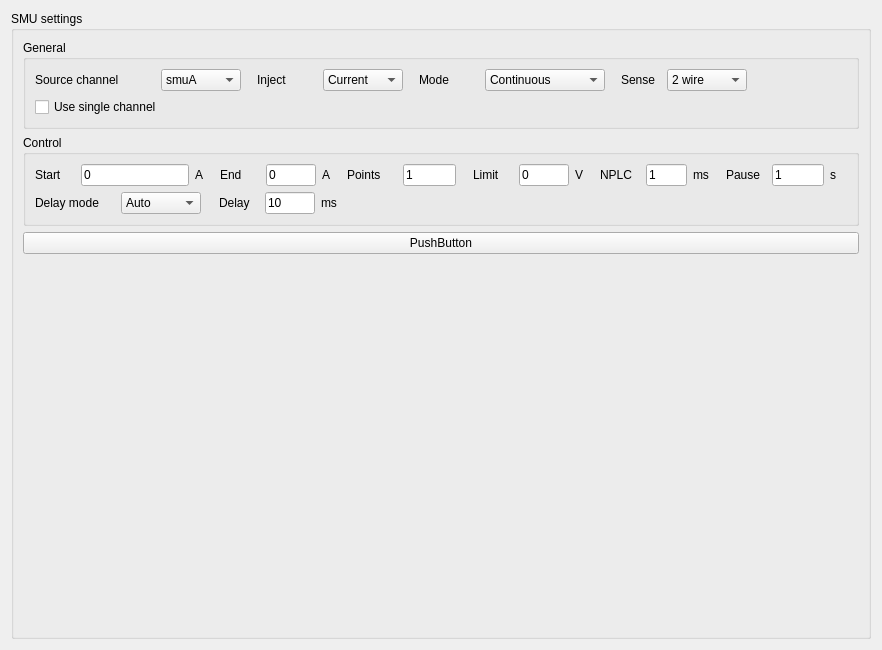
<?xml version="1.0" encoding="UTF-8"?>
<ui version="4.0">
 <class>Form</class>
 <widget class="QWidget" name="Form">
  <property name="geometry">
   <rect>
    <x>0</x>
    <y>0</y>
    <width>882</width>
    <height>650</height>
   </rect>
  </property>
  <property name="sizePolicy">
   <sizepolicy hsizetype="Expanding" vsizetype="Expanding">
    <horstretch>0</horstretch>
    <verstretch>0</verstretch>
   </sizepolicy>
  </property>
  <property name="windowTitle">
   <string>SpecSMU_settings</string>
  </property>
  <layout class="QGridLayout" name="gridLayout">
   <item row="0" column="0">
    <widget class="QGroupBox" name="groupBox_general">
     <property name="title">
      <string>SMU settings</string>
     </property>
     <layout class="QVBoxLayout" name="verticalLayout">
      <item>
       <widget class="QGroupBox" name="groupBox_general_2">
        <property name="minimumSize">
         <size>
          <width>0</width>
          <height>0</height>
         </size>
        </property>
        <property name="maximumSize">
         <size>
          <width>16777215</width>
          <height>16777215</height>
         </size>
        </property>
        <property name="title">
         <string>General</string>
        </property>
        <layout class="QVBoxLayout" name="verticalLayout_2">
         <item>
          <layout class="QHBoxLayout" name="HBoxLayout_general" stretch="10,1,10,1,10,1,10,10">
           <item>
            <layout class="QHBoxLayout" name="HBoxLayout_channel">
             <item>
              <widget class="QLabel" name="label_Channel">
               <property name="sizePolicy">
                <sizepolicy hsizetype="Fixed" vsizetype="Fixed">
                 <horstretch>0</horstretch>
                 <verstretch>0</verstretch>
                </sizepolicy>
               </property>
               <property name="minimumSize">
                <size>
                 <width>120</width>
                 <height>0</height>
                </size>
               </property>
               <property name="text">
                <string>Source channel</string>
               </property>
              </widget>
             </item>
             <item>
              <widget class="QComboBox" name="comboBox_channel">
               <property name="sizePolicy">
                <sizepolicy hsizetype="Fixed" vsizetype="Fixed">
                 <horstretch>0</horstretch>
                 <verstretch>0</verstretch>
                </sizepolicy>
               </property>
               <property name="minimumSize">
                <size>
                 <width>80</width>
                 <height>0</height>
                </size>
               </property>
               <property name="currentIndex">
                <number>0</number>
               </property>
               <item>
                <property name="text">
                 <string>smuA</string>
                </property>
               </item>
               <item>
                <property name="text">
                 <string>smuB</string>
                </property>
               </item>
              </widget>
             </item>
            </layout>
           </item>
           <item>
            <spacer name="horizontalSpacer_8">
             <property name="orientation">
              <enum>Qt::Orientation::Horizontal</enum>
             </property>
             <property name="sizeHint" stdset="0">
              <size>
               <width>40</width>
               <height>20</height>
              </size>
             </property>
            </spacer>
           </item>
           <item>
            <layout class="QHBoxLayout" name="HBoxLayout_inject" stretch="0,0">
             <item>
              <widget class="QLabel" name="label_inject">
               <property name="sizePolicy">
                <sizepolicy hsizetype="Fixed" vsizetype="Fixed">
                 <horstretch>0</horstretch>
                 <verstretch>0</verstretch>
                </sizepolicy>
               </property>
               <property name="minimumSize">
                <size>
                 <width>60</width>
                 <height>0</height>
                </size>
               </property>
               <property name="text">
                <string>Inject</string>
               </property>
              </widget>
             </item>
             <item>
              <widget class="QComboBox" name="comboBox_inject">
               <property name="sizePolicy">
                <sizepolicy hsizetype="Fixed" vsizetype="Fixed">
                 <horstretch>0</horstretch>
                 <verstretch>0</verstretch>
                </sizepolicy>
               </property>
               <property name="minimumSize">
                <size>
                 <width>80</width>
                 <height>0</height>
                </size>
               </property>
               <property name="currentIndex">
                <number>0</number>
               </property>
               <item>
                <property name="text">
                 <string>Current</string>
                </property>
               </item>
               <item>
                <property name="text">
                 <string>Voltage</string>
                </property>
               </item>
              </widget>
             </item>
            </layout>
           </item>
           <item>
            <spacer name="horizontalSpacer_9">
             <property name="orientation">
              <enum>Qt::Orientation::Horizontal</enum>
             </property>
             <property name="sizeHint" stdset="0">
              <size>
               <width>40</width>
               <height>20</height>
              </size>
             </property>
            </spacer>
           </item>
           <item>
            <layout class="QHBoxLayout" name="HBoxLayout_mode">
             <item>
              <widget class="QLabel" name="label_mode">
               <property name="sizePolicy">
                <sizepolicy hsizetype="Fixed" vsizetype="Fixed">
                 <horstretch>0</horstretch>
                 <verstretch>0</verstretch>
                </sizepolicy>
               </property>
               <property name="minimumSize">
                <size>
                 <width>60</width>
                 <height>0</height>
                </size>
               </property>
               <property name="text">
                <string>Mode</string>
               </property>
              </widget>
             </item>
             <item>
              <widget class="QComboBox" name="comboBox_mode">
               <property name="sizePolicy">
                <sizepolicy hsizetype="Fixed" vsizetype="Fixed">
                 <horstretch>0</horstretch>
                 <verstretch>0</verstretch>
                </sizepolicy>
               </property>
               <property name="minimumSize">
                <size>
                 <width>120</width>
                 <height>0</height>
                </size>
               </property>
               <property name="currentIndex">
                <number>0</number>
               </property>
               <item>
                <property name="text">
                 <string>Continuous</string>
                </property>
               </item>
               <item>
                <property name="text">
                 <string>Pulsed</string>
                </property>
               </item>
               <item>
                <property name="text">
                 <string>Mixed</string>
                </property>
               </item>
              </widget>
             </item>
            </layout>
           </item>
           <item>
            <spacer name="horizontalSpacer_69">
             <property name="orientation">
              <enum>Qt::Orientation::Horizontal</enum>
             </property>
             <property name="sizeHint" stdset="0">
              <size>
               <width>40</width>
               <height>20</height>
              </size>
             </property>
            </spacer>
           </item>
           <item>
            <layout class="QHBoxLayout" name="HBoxLayout_sourceSenseMode" stretch="0,0">
             <item>
              <widget class="QLabel" name="label_sourceSenseMode">
               <property name="sizePolicy">
                <sizepolicy hsizetype="Fixed" vsizetype="Fixed">
                 <horstretch>0</horstretch>
                 <verstretch>0</verstretch>
                </sizepolicy>
               </property>
               <property name="minimumSize">
                <size>
                 <width>40</width>
                 <height>0</height>
                </size>
               </property>
               <property name="text">
                <string>Sense</string>
               </property>
              </widget>
             </item>
             <item>
              <widget class="QComboBox" name="comboBox_sourceSenseMode">
               <property name="sizePolicy">
                <sizepolicy hsizetype="Fixed" vsizetype="Fixed">
                 <horstretch>0</horstretch>
                 <verstretch>0</verstretch>
                </sizepolicy>
               </property>
               <property name="minimumSize">
                <size>
                 <width>80</width>
                 <height>0</height>
                </size>
               </property>
               <property name="currentIndex">
                <number>0</number>
               </property>
               <item>
                <property name="text">
                 <string>2 wire</string>
                </property>
               </item>
               <item>
                <property name="text">
                 <string>4 wire</string>
                </property>
               </item>
               <item>
                <property name="text">
                 <string>2 &amp; 4 wire</string>
                </property>
               </item>
              </widget>
             </item>
            </layout>
           </item>
           <item>
            <spacer name="horizontalSpacer_11">
             <property name="orientation">
              <enum>Qt::Orientation::Horizontal</enum>
             </property>
             <property name="sizeHint" stdset="0">
              <size>
               <width>40</width>
               <height>20</height>
              </size>
             </property>
            </spacer>
           </item>
          </layout>
         </item>
         <item>
          <layout class="QHBoxLayout" name="HBoxLayout_singleChannel">
           <item>
            <widget class="QCheckBox" name="checkBox_singleChannel">
             <property name="text">
              <string>Use single channel</string>
             </property>
            </widget>
           </item>
          </layout>
         </item>
        </layout>
       </widget>
      </item>
      <item>
       <widget class="QGroupBox" name="groupBox_control">
        <property name="enabled">
         <bool>true</bool>
        </property>
        <property name="minimumSize">
         <size>
          <width>0</width>
          <height>0</height>
         </size>
        </property>
        <property name="title">
         <string>Control</string>
        </property>
        <layout class="QVBoxLayout" name="verticalLayout_9">
         <item>
          <layout class="QHBoxLayout" name="HBoxLayout_pulsedLine1" stretch="0,1,10,1,10,1,10,1,10,1,10,1">
           <item>
            <layout class="QHBoxLayout" name="HBoxLayout_pulsedStart" stretch="0,0,0">
             <item>
              <widget class="QLabel" name="label_Start">
               <property name="sizePolicy">
                <sizepolicy hsizetype="Fixed" vsizetype="Fixed">
                 <horstretch>0</horstretch>
                 <verstretch>0</verstretch>
                </sizepolicy>
               </property>
               <property name="minimumSize">
                <size>
                 <width>40</width>
                 <height>0</height>
                </size>
               </property>
               <property name="text">
                <string>Start</string>
               </property>
              </widget>
             </item>
             <item>
              <widget class="QLineEdit" name="lineEdit_Start">
               <property name="sizePolicy">
                <sizepolicy hsizetype="Fixed" vsizetype="Fixed">
                 <horstretch>0</horstretch>
                 <verstretch>0</verstretch>
                </sizepolicy>
               </property>
               <property name="minimumSize">
                <size>
                 <width>20</width>
                 <height>0</height>
                </size>
               </property>
               <property name="text">
                <string>0</string>
               </property>
              </widget>
             </item>
             <item>
              <widget class="QLabel" name="label_StartUnits">
               <property name="text">
                <string>A</string>
               </property>
              </widget>
             </item>
            </layout>
           </item>
           <item>
            <spacer name="horizontalSpacer_14">
             <property name="orientation">
              <enum>Qt::Orientation::Horizontal</enum>
             </property>
             <property name="sizeHint" stdset="0">
              <size>
               <width>40</width>
               <height>20</height>
              </size>
             </property>
            </spacer>
           </item>
           <item>
            <layout class="QHBoxLayout" name="HBoxLayout_pulsedEnd" stretch="0,0,0">
             <item>
              <widget class="QLabel" name="label_End">
               <property name="sizePolicy">
                <sizepolicy hsizetype="Fixed" vsizetype="Fixed">
                 <horstretch>0</horstretch>
                 <verstretch>0</verstretch>
                </sizepolicy>
               </property>
               <property name="minimumSize">
                <size>
                 <width>40</width>
                 <height>0</height>
                </size>
               </property>
               <property name="text">
                <string>End</string>
               </property>
              </widget>
             </item>
             <item>
              <widget class="QLineEdit" name="lineEdit_End">
               <property name="sizePolicy">
                <sizepolicy hsizetype="Fixed" vsizetype="Fixed">
                 <horstretch>0</horstretch>
                 <verstretch>0</verstretch>
                </sizepolicy>
               </property>
               <property name="minimumSize">
                <size>
                 <width>20</width>
                 <height>0</height>
                </size>
               </property>
               <property name="text">
                <string>0</string>
               </property>
              </widget>
             </item>
             <item>
              <widget class="QLabel" name="label_EndUnits">
               <property name="text">
                <string>A</string>
               </property>
              </widget>
             </item>
            </layout>
           </item>
           <item>
            <spacer name="horizontalSpacer_15">
             <property name="orientation">
              <enum>Qt::Orientation::Horizontal</enum>
             </property>
             <property name="sizeHint" stdset="0">
              <size>
               <width>40</width>
               <height>20</height>
              </size>
             </property>
            </spacer>
           </item>
           <item>
            <layout class="QHBoxLayout" name="HBoxLayout_pulsedPoints" stretch="0,0">
             <item>
              <widget class="QLabel" name="label_Points">
               <property name="sizePolicy">
                <sizepolicy hsizetype="Fixed" vsizetype="Fixed">
                 <horstretch>0</horstretch>
                 <verstretch>0</verstretch>
                </sizepolicy>
               </property>
               <property name="minimumSize">
                <size>
                 <width>50</width>
                 <height>0</height>
                </size>
               </property>
               <property name="text">
                <string>Points</string>
               </property>
              </widget>
             </item>
             <item>
              <widget class="QLineEdit" name="lineEdit_Points">
               <property name="sizePolicy">
                <sizepolicy hsizetype="Fixed" vsizetype="Fixed">
                 <horstretch>0</horstretch>
                 <verstretch>0</verstretch>
                </sizepolicy>
               </property>
               <property name="minimumSize">
                <size>
                 <width>20</width>
                 <height>0</height>
                </size>
               </property>
               <property name="text">
                <string>1</string>
               </property>
              </widget>
             </item>
            </layout>
           </item>
           <item>
            <spacer name="horizontalSpacer_16">
             <property name="orientation">
              <enum>Qt::Orientation::Horizontal</enum>
             </property>
             <property name="sizeHint" stdset="0">
              <size>
               <width>40</width>
               <height>20</height>
              </size>
             </property>
            </spacer>
           </item>
           <item>
            <layout class="QHBoxLayout" name="HBoxLayout_pulsedLimit" stretch="0,0,0">
             <item>
              <widget class="QLabel" name="label_Limit">
               <property name="sizePolicy">
                <sizepolicy hsizetype="Fixed" vsizetype="Fixed">
                 <horstretch>0</horstretch>
                 <verstretch>0</verstretch>
                </sizepolicy>
               </property>
               <property name="minimumSize">
                <size>
                 <width>40</width>
                 <height>0</height>
                </size>
               </property>
               <property name="text">
                <string>Limit</string>
               </property>
              </widget>
             </item>
             <item>
              <widget class="QLineEdit" name="lineEdit_Limit">
               <property name="sizePolicy">
                <sizepolicy hsizetype="Fixed" vsizetype="Fixed">
                 <horstretch>0</horstretch>
                 <verstretch>0</verstretch>
                </sizepolicy>
               </property>
               <property name="minimumSize">
                <size>
                 <width>20</width>
                 <height>0</height>
                </size>
               </property>
               <property name="text">
                <string>0</string>
               </property>
              </widget>
             </item>
             <item>
              <widget class="QLabel" name="label_LimitUnits">
               <property name="text">
                <string>V</string>
               </property>
              </widget>
             </item>
            </layout>
           </item>
           <item>
            <spacer name="horizontalSpacer_22">
             <property name="orientation">
              <enum>Qt::Orientation::Horizontal</enum>
             </property>
             <property name="sizeHint" stdset="0">
              <size>
               <width>40</width>
               <height>20</height>
              </size>
             </property>
            </spacer>
           </item>
           <item>
            <layout class="QHBoxLayout" name="HBoxLayout_pulsedNPLC" stretch="0,0,0">
             <item>
              <widget class="QLabel" name="label_NPLC">
               <property name="sizePolicy">
                <sizepolicy hsizetype="Fixed" vsizetype="Fixed">
                 <horstretch>0</horstretch>
                 <verstretch>0</verstretch>
                </sizepolicy>
               </property>
               <property name="minimumSize">
                <size>
                 <width>40</width>
                 <height>0</height>
                </size>
               </property>
               <property name="text">
                <string>NPLC</string>
               </property>
              </widget>
             </item>
             <item>
              <widget class="QLineEdit" name="lineEdit_NPLC">
               <property name="sizePolicy">
                <sizepolicy hsizetype="Fixed" vsizetype="Fixed">
                 <horstretch>0</horstretch>
                 <verstretch>0</verstretch>
                </sizepolicy>
               </property>
               <property name="minimumSize">
                <size>
                 <width>20</width>
                 <height>0</height>
                </size>
               </property>
               <property name="baseSize">
                <size>
                 <width>0</width>
                 <height>0</height>
                </size>
               </property>
               <property name="text">
                <string>1</string>
               </property>
              </widget>
             </item>
             <item>
              <widget class="QLabel" name="label_NPLCUnits">
               <property name="text">
                <string>ms</string>
               </property>
              </widget>
             </item>
            </layout>
           </item>
           <item>
            <spacer name="horizontalSpacer_24">
             <property name="orientation">
              <enum>Qt::Orientation::Horizontal</enum>
             </property>
             <property name="sizeHint" stdset="0">
              <size>
               <width>40</width>
               <height>20</height>
              </size>
             </property>
            </spacer>
           </item>
           <item>
            <layout class="QHBoxLayout" name="HBoxLayout_pulsedPause" stretch="0,0,0">
             <item>
              <widget class="QLabel" name="label_pulsedPause_2">
               <property name="sizePolicy">
                <sizepolicy hsizetype="Fixed" vsizetype="Fixed">
                 <horstretch>0</horstretch>
                 <verstretch>0</verstretch>
                </sizepolicy>
               </property>
               <property name="minimumSize">
                <size>
                 <width>40</width>
                 <height>0</height>
                </size>
               </property>
               <property name="text">
                <string>Pause</string>
               </property>
              </widget>
             </item>
             <item>
              <widget class="QLineEdit" name="lineEdit_Pause">
               <property name="sizePolicy">
                <sizepolicy hsizetype="Fixed" vsizetype="Fixed">
                 <horstretch>0</horstretch>
                 <verstretch>0</verstretch>
                </sizepolicy>
               </property>
               <property name="minimumSize">
                <size>
                 <width>20</width>
                 <height>0</height>
                </size>
               </property>
               <property name="baseSize">
                <size>
                 <width>0</width>
                 <height>0</height>
                </size>
               </property>
               <property name="text">
                <string>1</string>
               </property>
              </widget>
             </item>
             <item>
              <widget class="QLabel" name="label_pulsedPause">
               <property name="text">
                <string>s</string>
               </property>
              </widget>
             </item>
            </layout>
           </item>
           <item>
            <spacer name="horizontalSpacer_25">
             <property name="orientation">
              <enum>Qt::Orientation::Horizontal</enum>
             </property>
             <property name="sizeHint" stdset="0">
              <size>
               <width>40</width>
               <height>20</height>
              </size>
             </property>
            </spacer>
           </item>
          </layout>
         </item>
         <item>
          <layout class="QHBoxLayout" name="HBoxLayout_pulsedLine2" stretch="10,1,10,43">
           <item>
            <layout class="QHBoxLayout" name="HBoxLayout_pulsedDelayMode">
             <item>
              <widget class="QLabel" name="label_pulsedDelayMode">
               <property name="sizePolicy">
                <sizepolicy hsizetype="Fixed" vsizetype="Fixed">
                 <horstretch>0</horstretch>
                 <verstretch>0</verstretch>
                </sizepolicy>
               </property>
               <property name="minimumSize">
                <size>
                 <width>80</width>
                 <height>0</height>
                </size>
               </property>
               <property name="text">
                <string>Delay mode</string>
               </property>
              </widget>
             </item>
             <item>
              <widget class="QComboBox" name="comboBox_DelayMode">
               <property name="sizePolicy">
                <sizepolicy hsizetype="Fixed" vsizetype="Fixed">
                 <horstretch>0</horstretch>
                 <verstretch>0</verstretch>
                </sizepolicy>
               </property>
               <property name="minimumSize">
                <size>
                 <width>80</width>
                 <height>0</height>
                </size>
               </property>
               <property name="currentIndex">
                <number>0</number>
               </property>
               <item>
                <property name="text">
                 <string>Auto</string>
                </property>
               </item>
               <item>
                <property name="text">
                 <string>Manual</string>
                </property>
               </item>
              </widget>
             </item>
            </layout>
           </item>
           <item>
            <spacer name="horizontalSpacer_17">
             <property name="orientation">
              <enum>Qt::Orientation::Horizontal</enum>
             </property>
             <property name="sizeHint" stdset="0">
              <size>
               <width>40</width>
               <height>20</height>
              </size>
             </property>
            </spacer>
           </item>
           <item>
            <layout class="QHBoxLayout" name="HBoxLayout_pulsedDelay" stretch="0,0,0">
             <item>
              <widget class="QLabel" name="label_Delay">
               <property name="sizePolicy">
                <sizepolicy hsizetype="Fixed" vsizetype="Fixed">
                 <horstretch>0</horstretch>
                 <verstretch>0</verstretch>
                </sizepolicy>
               </property>
               <property name="minimumSize">
                <size>
                 <width>40</width>
                 <height>0</height>
                </size>
               </property>
               <property name="text">
                <string>Delay</string>
               </property>
              </widget>
             </item>
             <item>
              <widget class="QLineEdit" name="lineEdit_Delay">
               <property name="sizePolicy">
                <sizepolicy hsizetype="Fixed" vsizetype="Fixed">
                 <horstretch>0</horstretch>
                 <verstretch>0</verstretch>
                </sizepolicy>
               </property>
               <property name="minimumSize">
                <size>
                 <width>20</width>
                 <height>0</height>
                </size>
               </property>
               <property name="text">
                <string>10</string>
               </property>
              </widget>
             </item>
             <item>
              <widget class="QLabel" name="label_DelayUnits">
               <property name="text">
                <string>ms</string>
               </property>
              </widget>
             </item>
            </layout>
           </item>
           <item>
            <spacer name="horizontalSpacer_18">
             <property name="orientation">
              <enum>Qt::Orientation::Horizontal</enum>
             </property>
             <property name="sizeHint" stdset="0">
              <size>
               <width>40</width>
               <height>20</height>
              </size>
             </property>
            </spacer>
           </item>
          </layout>
         </item>
        </layout>
       </widget>
      </item>
      <item>
       <widget class="QPushButton" name="pushButton">
        <property name="text">
         <string>PushButton</string>
        </property>
       </widget>
      </item>
      <item>
       <spacer name="verticalSpacer">
        <property name="orientation">
         <enum>Qt::Orientation::Vertical</enum>
        </property>
        <property name="sizeHint" stdset="0">
         <size>
          <width>20</width>
          <height>40</height>
         </size>
        </property>
       </spacer>
      </item>
     </layout>
    </widget>
   </item>
  </layout>
 </widget>
 <resources/>
 <connections/>
</ui>
